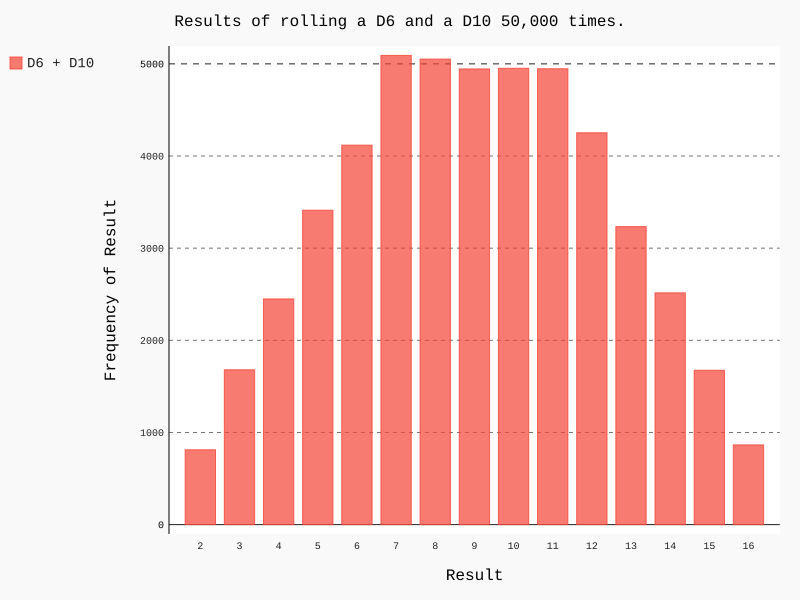

Here is the Python script that generated this plot:
import pygal

from die import Die

# create a D6 and a D10
die1 = Die()
die2 = Die(10)

# make some rolls and store the results in a list
results = list()
for rollNum in range(50000):
    result = die1.roll() + die2.roll()
    results.append(result)

# analyze the results
frequencies = list()
maxResult = die1.numSides + die2.numSides

for value in range(2, maxResult + 1):
    frequency = results.count(value)
    frequencies.append(frequency)

# visualize the results
hist = pygal.Bar()

hist.title = "Results of rolling a D6 and a D10 50,000 times."
hist.x_labels = [str(i) for i in range(2, 17)]
hist.x_title = "Result"
hist.y_title = "Frequency of Result"

hist.add('D6 + D10', frequencies)
hist.render_to_file('differentDice.svg')
